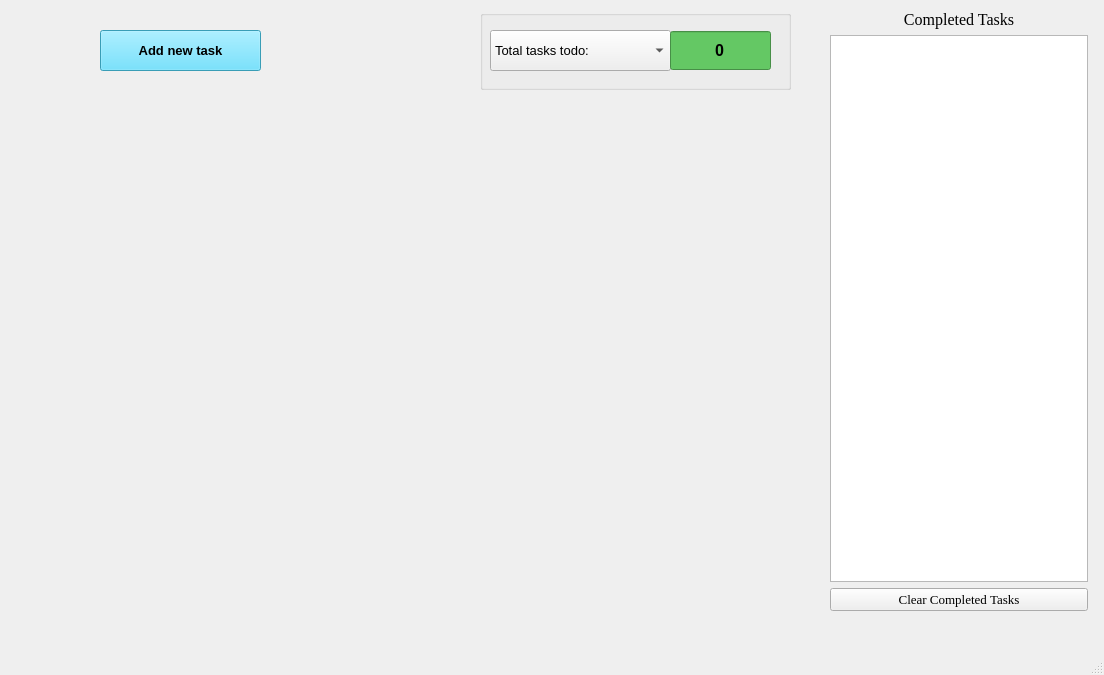
<?xml version="1.0" encoding="UTF-8"?>
<ui version="4.0">
 <class>MainWindow</class>
 <widget class="QMainWindow" name="MainWindow">
  <property name="geometry">
   <rect>
    <x>0</x>
    <y>0</y>
    <width>1104</width>
    <height>675</height>
   </rect>
  </property>
  <property name="windowTitle">
   <string>MainWindow</string>
  </property>
  <property name="autoFillBackground">
   <bool>false</bool>
  </property>
  <property name="styleSheet">
   <string notr="true"/>
  </property>
  <widget class="QWidget" name="centralwidget">
   <widget class="QPushButton" name="newTaskButton">
    <property name="geometry">
     <rect>
      <x>100</x>
      <y>30</y>
      <width>161</width>
      <height>41</height>
     </rect>
    </property>
    <property name="font">
     <font>
      <pointsize>10</pointsize>
      <weight>75</weight>
      <italic>false</italic>
      <bold>true</bold>
     </font>
    </property>
    <property name="styleSheet">
     <string notr="true">background-color: rgb(80, 220, 255);</string>
    </property>
    <property name="text">
     <string>Add new task</string>
    </property>
   </widget>
   <widget class="QWidget" name="gridLayoutWidget">
    <property name="geometry">
     <rect>
      <x>10</x>
      <y>90</y>
      <width>802</width>
      <height>521</height>
     </rect>
    </property>
    <layout class="QGridLayout" name="taskGrid" rowstretch="0" columnstretch="0">
     <property name="sizeConstraint">
      <enum>QLayout::SetMinimumSize</enum>
     </property>
     <property name="leftMargin">
      <number>0</number>
     </property>
     <property name="topMargin">
      <number>0</number>
     </property>
     <property name="horizontalSpacing">
      <number>7</number>
     </property>
    </layout>
   </widget>
   <widget class="QWidget" name="verticalLayoutWidget">
    <property name="geometry">
     <rect>
      <x>830</x>
      <y>10</y>
      <width>258</width>
      <height>601</height>
     </rect>
    </property>
    <layout class="QVBoxLayout" name="compTaskBox">
     <item>
      <widget class="QLabel" name="compTaskLabel">
       <property name="font">
        <font>
         <family>Georgia</family>
         <pointsize>12</pointsize>
        </font>
       </property>
       <property name="frameShape">
        <enum>QFrame::NoFrame</enum>
       </property>
       <property name="text">
        <string>Completed Tasks</string>
       </property>
       <property name="textFormat">
        <enum>Qt::PlainText</enum>
       </property>
       <property name="scaledContents">
        <bool>false</bool>
       </property>
       <property name="alignment">
        <set>Qt::AlignHCenter|Qt::AlignTop</set>
       </property>
       <property name="margin">
        <number>0</number>
       </property>
      </widget>
     </item>
     <item>
      <widget class="QListWidget" name="compTaskList">
       <property name="font">
        <font>
         <family>Georgia</family>
         <pointsize>12</pointsize>
         <kerning>true</kerning>
        </font>
       </property>
       <property name="alternatingRowColors">
        <bool>false</bool>
       </property>
       <property name="sortingEnabled">
        <bool>false</bool>
       </property>
      </widget>
     </item>
     <item>
      <widget class="QPushButton" name="compTaskClr">
       <property name="font">
        <font>
         <family>Georgia</family>
         <pointsize>10</pointsize>
         <weight>50</weight>
         <bold>false</bold>
         <underline>false</underline>
        </font>
       </property>
       <property name="text">
        <string>Clear Completed Tasks</string>
       </property>
      </widget>
     </item>
    </layout>
   </widget>
   <widget class="QGroupBox" name="tasksLeftGroup">
    <property name="geometry">
     <rect>
      <x>480</x>
      <y>10</y>
      <width>311</width>
      <height>80</height>
     </rect>
    </property>
    <property name="title">
     <string/>
    </property>
    <widget class="QComboBox" name="dropdownList">
     <property name="geometry">
      <rect>
       <x>10</x>
       <y>20</y>
       <width>181</width>
       <height>41</height>
      </rect>
     </property>
     <property name="font">
      <font>
       <pointsize>10</pointsize>
      </font>
     </property>
     <property name="currentText">
      <string>Total tasks todo:</string>
     </property>
     <item>
      <property name="text">
       <string>Total tasks todo:</string>
      </property>
     </item>
    </widget>
    <widget class="QSpinBox" name="numDisplay">
     <property name="geometry">
      <rect>
       <x>190</x>
       <y>20</y>
       <width>101</width>
       <height>41</height>
      </rect>
     </property>
     <property name="font">
      <font>
       <pointsize>12</pointsize>
       <weight>75</weight>
       <bold>true</bold>
      </font>
     </property>
     <property name="styleSheet">
      <string notr="true">alternate-background-color: rgb(200,100,100);
background-color: rgb(100,200,100);

</string>
     </property>
     <property name="alignment">
      <set>Qt::AlignCenter</set>
     </property>
     <property name="readOnly">
      <bool>true</bool>
     </property>
     <property name="buttonSymbols">
      <enum>QAbstractSpinBox::NoButtons</enum>
     </property>
     <property name="value">
      <number>0</number>
     </property>
    </widget>
   </widget>
  </widget>
  <widget class="QMenuBar" name="menubar">
   <property name="geometry">
    <rect>
     <x>0</x>
     <y>0</y>
     <width>1104</width>
     <height>26</height>
    </rect>
   </property>
  </widget>
  <widget class="QStatusBar" name="statusbar"/>
 </widget>
 <resources/>
 <connections/>
</ui>
